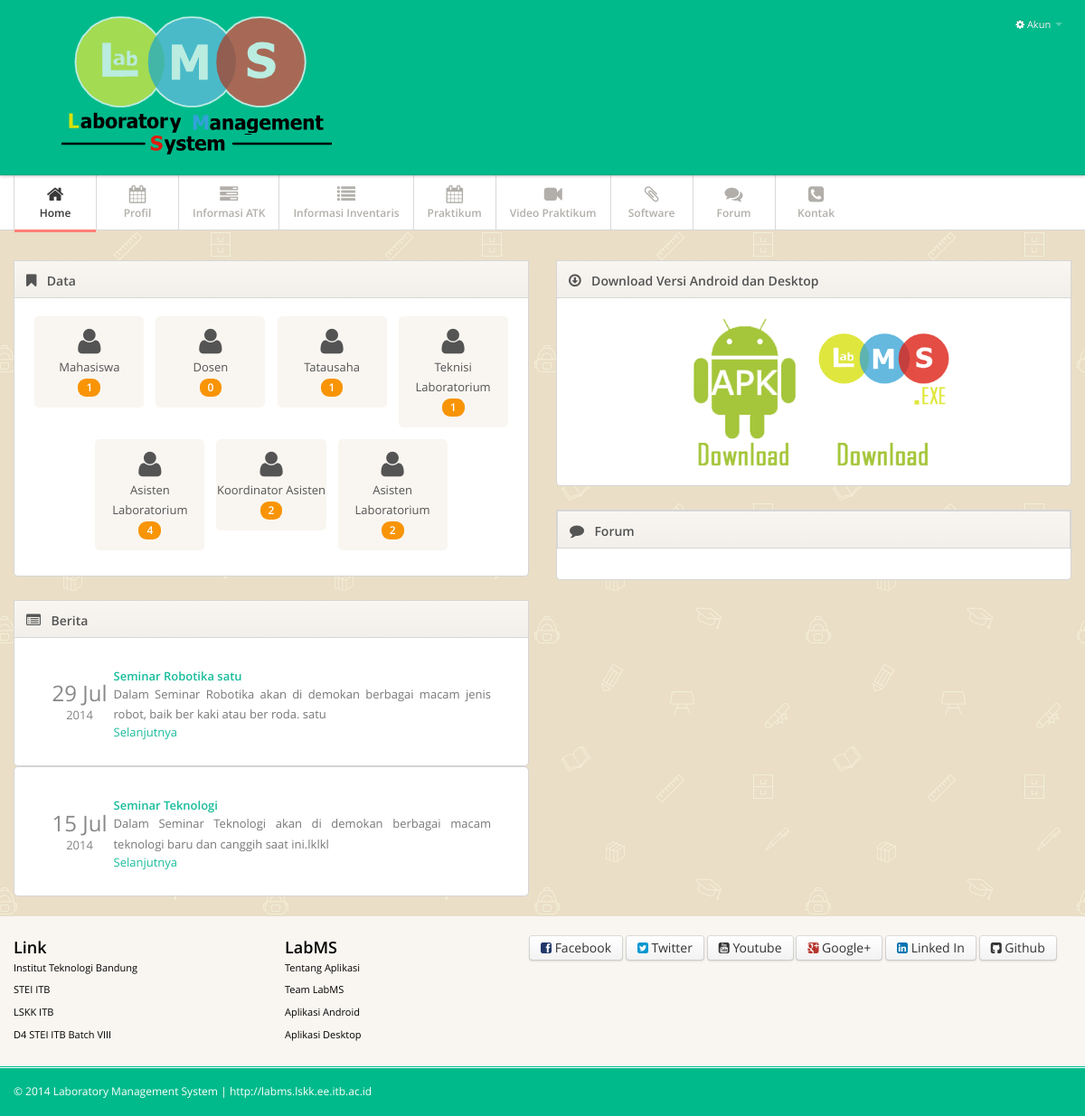
The page / on the database its author committed.
### tables this page shows
CREATE TABLE IF NOT EXISTS `tb_mdl_newsfeed` (
  `id` int(11) NOT NULL AUTO_INCREMENT,
  `topik` varchar(100) NOT NULL,
  `deskripsi` text NOT NULL,
  `link` varchar(225) NOT NULL,
  `tanggal` datetime NOT NULL,
  PRIMARY KEY (`id`)
);

### index.php (called while the page is built)
<?php
	require 'home.php';
?>

### home.php (the view, shortened to what this page needs)
<?php
	require_once'template/header.php';
?>
<div class="main">
  <div class="main-inner">
    <div class="container">
      <div class="row">
        <div class="span6">
		   <div class="widget">
            <div class="widget-header">
			<i class="icon-bookmark"></i>
              <h3>Data</h3>
            </div>
            <div class="widget-content">
              <div class="shortcuts">
				<?php
					$sql="select * from tb_mahasiswa";
					if ($result=mysqli_query($mysqli,$sql))
					  {
					  $rowcount=mysqli_num_rows($result);
				  }
				?>
			  <a href="mahasiswa.html" class="shortcut"><i class="shortcut-icon icon-user"></i>
			   <span class="shortcut-label">Mahasiswa</span>
				<span class="badge badge-warning pull-center" style="line-height:18px;">
			   <?php printf("%d",$rowcount);?></span></a>
				<?php
					$sql="select * from tb_dosen";
					if ($result=mysqli_query($mysqli,$sql))
					  {
					  $rowcount=mysqli_num_rows($result);
				  }
				?>
			   <a href="dosen.html" class="shortcut">
			   <i class="shortcut-icon icon-user"></i>
			   <span class="shortcut-label">Dosen</span>
			   <span class="badge badge-warning pull-center" style="line-height:18px;"><?php printf("%d",$rowcount);?></span> </a>
				<?php
					$sql="select * from tb_staf where jabatan='tu'";
					if ($result=mysqli_query($mysqli,$sql))
					  {
					  $rowcount=mysqli_num_rows($result);
				  }
				?>
			   <a href="javascript:;" class="shortcut"><i class="shortcut-icon icon-user"></i> <span class="shortcut-label">Tatausaha</span> <span class="badge badge-warning pull-center" style="line-height:18px;"><?php printf("%d",$rowcount);?></span> </a>
				<?php
					$sql="select * from tb_staf where jabatan='teknisi'";
					if ($result=mysqli_query($mysqli,$sql))
					  {
					  $rowcount=mysqli_num_rows($result);
				  }
				?>
			   <a href="javascript:;" class="shortcut"><i class="shortcut-icon icon-user"></i> <span class="shortcut-label">Teknisi Laboratorium</span> <span class="badge badge-warning pull-center" style="line-height:18px;"><?php printf("%d",$rowcount);?></span></span> </a>
			   <?php
					$sql="select * from tb_user where level='asisten'";
					if ($result=mysqli_query($mysqli,$sql))
					{
					  $rowcount1 = mysqli_num_rows($result);
				  }
				?>
			   <a href="javascript:;" class="shortcut"> <i class="shortcut-icon icon-user"></i><span class="shortcut-label">Asisten Laboratorium</span><span class="badge badge-warning pull-center" style="line-height:18px;"><?php printf("%d",$rowcount1);?> </span> </a>
			    <?php
					$sql="select * from tb_user where level='kordas'";
					if ($result=mysqli_query($mysqli,$sql))
					  {
					  $rowcount1=mysqli_num_rows($result);
				  }
				?>
			   <a href="javascript:;" class="shortcut"><i class="shortcut-icon icon-user"></i>
			   <span class="shortcut-label">Koordinator Asisten</span>
			   <span class="badge badge-warning pull-center" style="line-height:18px;"><?php printf("%d",$rowcount1);?> </span> </a>
			   <a href="javascript:;" class="shortcut"> <i class="shortcut-icon icon-user"></i><span class="shortcut-label">Asisten Laboratorium</span><span class="badge badge-warning pull-center" style="line-height:18px;"><?php printf("%d",$rowcount1);?> </span> </a>
			   </div>
            </div>
            </div>
            <div class="widget-header"> <i class="icon-list-alt"></i>
              <h3> Berita</h3>
            </div>
			<?php
			$query =  "SELECT * FROM tb_mdl_newsfeed ORDER BY tanggal DESC limit 6";
			$result = $mysqli->query($query)
			or die('<b>-- Query failed -- </b> ' . mysql_error());
			while ($data = $result->fetch_array()){
			$new=$data['deskripsi'];
			$berita=substr($new,0, 500);
			$tanggal=$data['tanggal'];
			$array1=explode("-",$tanggal);
			$tahun=$array1[0];
			$bulan=$array1[1];
			$sisa1=$array1[2];
			$array2=explode(" ",$sisa1);
			$tanggal=$array2[0];
			switch($bulan)
			{
				case"07";
					$bulan="Jul";
				break;
			}
			?>
			<div class="widget-content">
              <ul class="news-items">
                <li>
                  <div class="news-item-date"> <span class="news-item-day"><?php echo $tanggal.' '.$bulan ?></span> <span class="news-item-month"><?php echo $tahun?></span> </div>
                  <div class="news-item-detail"> <a href="news.html?id=<?php echo $data['id'] ?>" class="news-item-title" ><?php echo $data['topik'] ?></a>
                    <p class="news-item-preview"><?php echo $berita; ?></p>
					<a href="<?php echo $data['link'] ?>"> Selanjutnya</a>
                  </div>
                </li>
              </ul>
            </div>
			<?php } ?>
          </div>
        <div class="span6">
         <div class="widget">
          <div class="widget">
            <div class="widget-header"> <i class="icon-download"></i>
              <h3>Download Versi Android dan Desktop</h3>
            </div>
            <div class="widget-content">
              <div class="shortcuts">
			   <a href="aplikasi_android.html"><img src="img/android1.png" width="150" height="150" title="Download Versi Android"></a>
			    <a href="aplikasi_desktop.html"><img src="img/Desktop.png" width="150" height="150" title="Download Versi Desktop"></a>
			   </div>
            </div>
			</div>
            <div class="widget-header">
			  <div class="widget-header"> <i class="icon-comment"></i>
              <h3> Forum</h3>
            </div>
            </div>
            <div class="widget-content">
          </div>
        </div>
      </div>
    </div>
  </div>
	<br/>
</div>

### css/style.css (style rules this page uses)
body { background: #f9f6f1; font: 13px/1.7em 'Open Sans'; }
p { font: 13px/1.7em 'Open Sans'; }
.main { border-bottom: 1px solid #00BA8B; }
.widget { position: relative; clear: both; width: auto; margin-bottom: 2em; overflow: hidden; }
.widget-header { position: relative; height: 40px; line-height: 40px; background: #f9f6f1; background:-moz-linear-gradient(top, #f9f6f1 0%, #f2efea 100%); background:-webkit-gradient(linear, left top, left bottom, color-stop(0%,#f9f6f1), color-stop(100%,#f2efea)); background:-webkit-linear-gradient(top, #f9f6f1 0%,#f2efea 100%); background:-o-linear-gradient(top, #f9f6f1 0%,#f2efea 100%); background:-ms-linear-gradient(top, #f9f6f1 0%,#f2efea 100%); background:linear-gradient(top, #f9f6f1 0%,#f2efea 100%); filter: progid:DXImageTransform.Microsoft.gradient(startColorstr='#f9f6f1', endColorstr='#f2efea'); -ms-filter: "progid:DXImageTransform.Microsoft.gradient(startColorstr='#f9f6f1', endColorstr='#f2efea')"; border: 1px solid #d6d6d6; -webkit-background-clip: padding-box; }
.widget-header h3 { position: relative; top: 2px; left: 10px; display: inline-block; margin-right: 3em; font-size: 14px; font-weight: 800; color: #525252; line-height: 18px; text-shadow: 1px 1px 2px rgba(255,255,255,.5); }
.widget-header [class^="icon-"], .widget-header [class*=" icon-"] { display: inline-block; margin-left: 13px; margin-right: -2px; font-size: 16px; color: #555; vertical-align: middle; }
.widget-content { padding: 20px 15px 15px; background: #FFF; border: 1px solid #D5D5D5; -moz-border-radius: 5px; -webkit-border-radius: 5px; border-radius: 5px; }
.widget-header+.widget-content { border-top: none; -webkit-border-top-left-radius: 0; -webkit-border-top-right-radius: 0; -moz-border-radius-topleft: 0; -moz-border-radius-topright: 0; border-top-left-radius: 0; border-top-right-radius: 0; }
.widget-content:before, .widget-content:after { content:""; display:table; }
.widget-content:after { clear:both; }
.widget-content { zoom:1; }

### css/pages/dashboard.css (style rules this page uses)
.shortcuts { text-align: center; }
.shortcuts .shortcut { width: 22.50%; display: inline-block; padding: 12px 0; margin: 0 .9% 1em; vertical-align: top; text-decoration: none; background: #f9f6f1; border-radius: 5px; }
.shortcuts .shortcut .shortcut-icon { margin-top: .25em; margin-bottom: .25em; font-size: 32px; color: #545454; }
.shortcuts .shortcut-label { display: block; font-weight: 400; color: #545454; }
.news-items { margin: 1em 0 0; }
.news-items li { display: table; padding: 0 2em 0 1.5em; padding-bottom: 1em; margin-bottom: 1em; border-bottom: 1px dotted #CCC; }
.news-items li:last-child { padding-bottom: 0; border: none; }
.news-item-date { display: table-cell; }
.news-item-detail { display: table-cell; }
.news-item-title { font-size: 13px; font-weight: 600; }
.news-item-date { width: 75px; vertical-align: middle; text-align: center; }
.news-item-day { display: block; margin-bottom: .25em; font-size: 24px; color: #888; }

### css/pages/signin.css (style rules this page uses)
body { background: url(../../img/school.png) ; color:#838383; font: 13px/1.7em 'Open Sans'; }

### rows shown on the page
tb_mdl_newsfeed: tanggal "29", tanggal "Jul", tanggal "2014", topik "Seminar Robotika satu", deskripsi "Dalam Seminar Robotika akan di demokan berbagai macam jenis robot, baik ber kaki atau ber roda. satu"
tb_mdl_newsfeed: tanggal "15", tanggal "Jul", tanggal "2014", topik "Seminar Teknologi", deskripsi "Dalam Seminar Teknologi akan di demokan berbagai macam teknologi baru dan canggih saat ini.lklkl"

### other values the page prints
$rowcount "1"
$rowcount "0"
$rowcount1 "4"
$rowcount1 "2"
